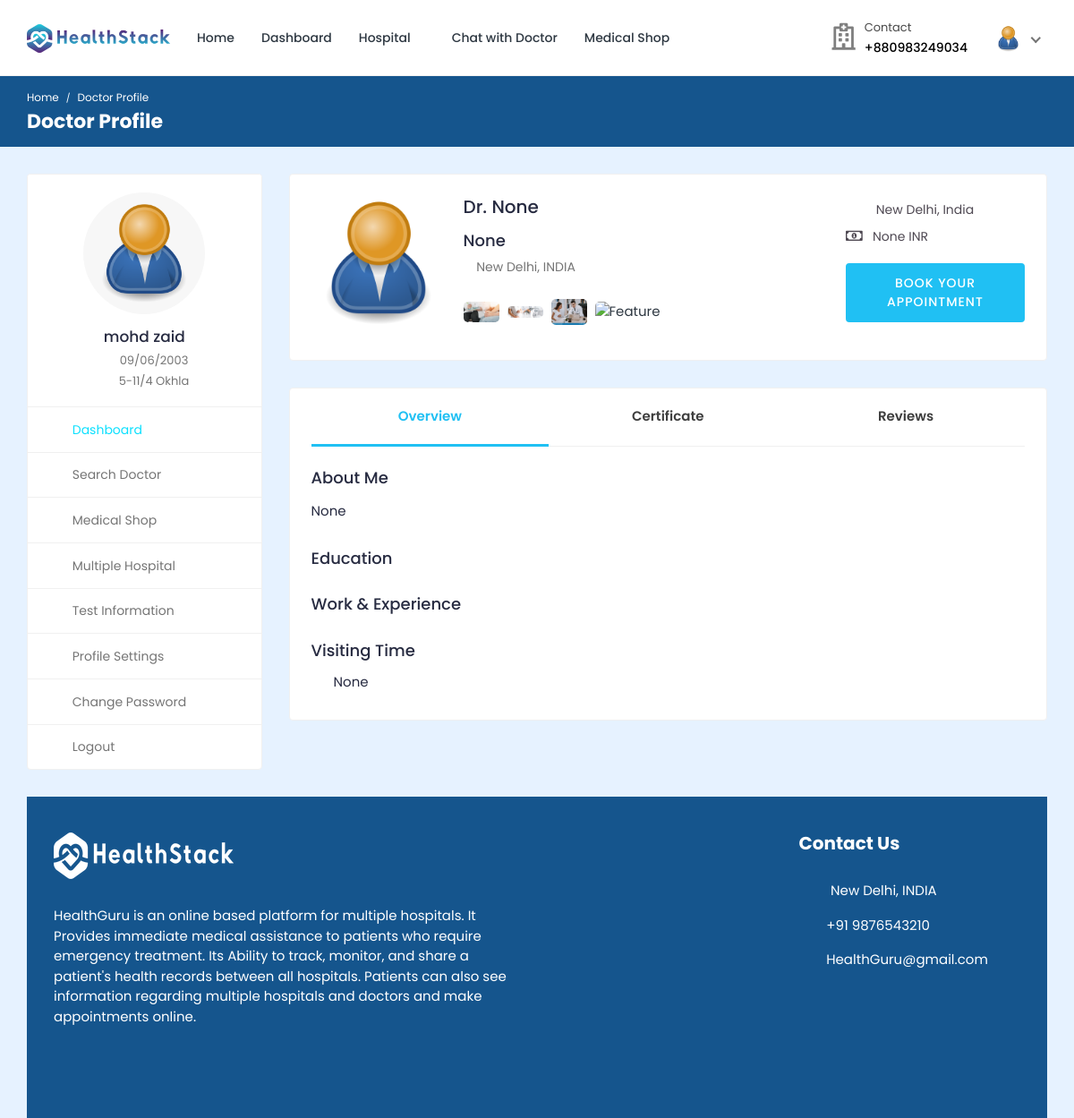
Page /doctor/doctor-profile/1/ (signed in) on the committed database.
### hospitals/models.py (models this page shows, shortened)
class Patient(models.Model):
    patient_id = models.AutoField(primary_key=True)
    user = models.OneToOneField(User, on_delete=models.CASCADE, null=True, blank=True, related_name='patient')
    name = models.CharField(max_length=200, null=True, blank=True)
    username = models.CharField(max_length=200, null=True, blank=True)
    age = models.IntegerField(null=True, blank=True)
    email = models.EmailField(max_length=200, null=True, blank=True)
    phone_number = models.IntegerField(null=True, blank=True)
    address = models.CharField(max_length=200, null=True, blank=True)
    featured_image = models.ImageField(upload_to='patients/', default='patients/user-default.png', null=True, blank=True)
    blood_group = models.CharField(max_length=200, null=True, blank=True)
    history = models.CharField(max_length=200, null=True, blank=True)
    dob = models.CharField(max_length=200, null=True, blank=True)
    nid = models.CharField(max_length=200, null=True, blank=True)
    serial_number = models.CharField(max_length=200, null=True, blank=True)
    login_status = models.CharField(max_length=200, null=True, blank=True, default="offline")

### doctors/models.py (models this page shows, shortened)
class Doctor_Information(models.Model):
    DOCTOR_TYPE = (
        ('Cardiologists', 'Cardiologists'),
        ('Neurologists', 'Neurologists'),
        ('Pediatricians', 'Pediatricians'),
        ('Physiatrists', 'Physiatrists'),
        ('Dermatologists', 'Dermatologists'),
    )
    doctor_id = models.AutoField(primary_key=True)
    user = models.OneToOneField(User, on_delete=models.CASCADE, null=True, blank=True, related_name='profile')
    name = models.CharField(max_length=200, null=True, blank=True)
    username = models.CharField(max_length=200, null=True, blank=True)
    gender = models.CharField(max_length=200, null=True, blank=True)
    description = models.TextField(max_length=1000, null=True, blank=True)
    department = models.CharField(max_length=200, choices=DOCTOR_TYPE, null=True, blank=True)
    department_name = models.ForeignKey(hospital_department, on_delete=models.SET_NULL, null=True, blank=True)
    specialization = models.ForeignKey(specialization, on_delete=models.SET_NULL, null=True, blank=True)
    featured_image = models.ImageField(upload_to='doctors/', default='doctors/user-default.png', null=True, blank=True)
    certificate_image = models.ImageField(upload_to='doctors_certificate/', default='doctors_certificate/default.png', null=True, blank=True)
    email = models.EmailField(max_length=200, null=True, blank=True)
    phone_number = models.CharField(max_length=200, null=True, blank=True)
    nid = models.CharField(max_length=200, null=True, blank=True)
    visiting_hour = models.CharField(max_length=200, null=True, blank=True)
    consultation_fee = models.IntegerField(null=True, blank=True)
    report_fee = models.IntegerField(null=True, blank=True)
    dob = models.CharField(max_length=200, null=True, blank=True)
    institute = models.CharField(max_length=200, null=True, blank=True)
    degree = models.CharField(max_length=200, null=True, blank=True)
    completion_year = models.CharField(max_length=200, null=True, blank=True)
    work_place = models.CharField(max_length=200, null=True, blank=True)
    designation = models.CharField(max_length=200, null=True, blank=True)
    start_year = models.CharField(max_length=200, null=True, blank=True)
    end_year = models.CharField(max_length=200, null=True, blank=True)
    register_status =  models.CharField(max_length=200, null=True, blank=True)
    hospital_name = models.ForeignKey(Hospital_Information, on_delete=models.SET_NULL, null=True, blank=True)

### doctors/views.py (the view)
# urls.py: path('doctor-profile/<int:pk>/', views.doctor_profile, name='doctor-profile'),
@csrf_exempt
@login_required(login_url="doctor-login")
def doctor_profile(request, pk):
    if request.user.is_patient:
        patient = request.user.patient
    else:
        patient = None
    doctor = Doctor_Information.objects.get(doctor_id=pk)
    educations = Education.objects.filter(doctor=doctor).order_by('-year_of_completion')
    experiences = Experience.objects.filter(doctor=doctor).order_by('-from_year','-to_year')
    doctor_review = Doctor_review.objects.filter(doctor=doctor)
    context = {'doctor': doctor, 'patient': patient, 'educations': educations, 'experiences': experiences, 'doctor_review': doctor_review}
    return render(request, 'doctor-profile.html', context)

### templates/doctor-profile.html (shortened to what this page needs)
{% load static %}
<!DOCTYPE html>
<html lang="en">
<head>
		<link rel="stylesheet" href="{% static 'HealthStack-System/css/Normal/bootstrap.min.css' %}">
		<link rel="stylesheet" href="{% static 'HealthStack-System/plugins/Normal/fontawesome/css/fontawesome.min.css' %}">
		<link rel="stylesheet" href="{% static 'HealthStack-System/plugins/Normal/fontawesome/css/all.min.css' %}">
		<link rel="stylesheet" href="{% static 'HealthStack-System/plugins/Normal/fancybox/jquery.fancybox.min.css'%}">
		<link rel="stylesheet" href="{% static 'HealthStack-System/css/Normal/style.css' %}">
	</head>
	<body>
		<div class="main-wrapper">
			<header class="header">
				{% if user.is_authenticated and user.is_patient %}
				{% include 'patient_navbar.html' %}
				{% endif %}
			</header>
			<div class="breadcrumb-bar">
				<div class="container-fluid">
					<div class="row align-items-center">
						<div class="col-md-12 col-12">
							<nav aria-label="breadcrumb" class="page-breadcrumb">
								<ol class="breadcrumb">
									{% if user.is_authenticated and user.is_patient %}
									<li class="breadcrumb-item"><a href="{% url 'patient-dashboard' %}">Home</a></li>
									{% endif %}
									<li class="breadcrumb-item active" aria-current="page">Doctor Profile</li>
								</ol>
							</nav>
							<h2 class="breadcrumb-title">Doctor Profile</h2>
						</div>
					</div>
				</div>
			</div>
			<div class="content">
				<div class="container-fluid">
					<div class="row">
						<div class="col-md-5 col-lg-4 col-xl-3 theiaStickySidebar">
							<div>
								{% if user.is_authenticated and user.is_patient %}
								{% include 'patient-sidebar.html' %}
								{% endif %}
							</div>
						</div>
						<div class="col-md-7 col-lg-8 col-xl-9">
							<div class="card">
								<div class="card-body">
									<div class="doctor-widget">
										<div class="doc-info-left">
											<div class="doctor-img">
												<img src="{{doctor.featured_image.url}}" class="img-fluid" alt="User Image">
											</div>
											<div class="doc-info-cont">
												<h4 class="doc-name">Dr. {{doctor.name}}</h4>
												<h4 class="doc-hospital">{{doctor.hospital_name}}</h4>
												<div class="clinic-details">
													<p class="doc-location"><i class="fas fa-map-marker-alt"></i> New Delhi, INDIA</p>
													<ul class="clinic-gallery">
														<li>
															<a href="{% static 'HealthStack-System/images/Normal/gyno1.jpg'%}" data-fancybox="gallery">
																<img src="{% static 'HealthStack-System/images/Normal/gyno1.jpg'%}" alt="Feature">
															</a>
														</li>
														<li>
															<a href="{% static 'HealthStack-System/images/Normal/gyno2.jpg'%}" data-fancybox="gallery">
																<img  src="{% static 'HealthStack-System/images/Normal/gyno2.jpg'%}" alt="Feature">
															</a>
														</li>
														<li>
															<a href="{% static 'HealthStack-System/images/Normal/gyno3.jpg'%}" data-fancybox="gallery">
																<img src="{% static 'HealthStack-System/images/Normal/gyno3.jpg'%}" alt="Feature">
															</a>
														</li>
														<li>
															<a href="{% static 'HealthStack-System/images/Normal/gyno4.jpg'%}" data-fancybox="gallery">
																<img src="{% static 'HealthStack-System/images/Normal/gyno4.jpg'%}" alt="Feature">
															</a>
														</li>
													</ul>
												</div>
											</div>
										</div>
										<div class="doc-info-right">
											<div class="clini-infos">
												<ul>
													<li><i class="fas fa-map-marker-alt"></i> New Delhi, India</li>
													<li><i class="far fa-money-bill-alt"></i>{{doctor.consultation_fee}} INR</li>
												</ul>
											</div>
											{% if user.is_authenticated and user.is_patient %}
											<div class="clinic-booking">
												<a class="apt-btn" href="{% url 'booking' pk=doctor.doctor_id  %}">Book Your Appointment</a>
											</div>
											{% endif %}
										</div>
									</div>
								</div>
							</div>
							<div class="card">
								<div class="card-body pt-0">
									<nav class="user-tabs mb-4">
										<ul class="nav nav-tabs nav-tabs-bottom nav-justified">
											<li class="nav-item">
												<a class="nav-link active" href="#doc_overview" data-toggle="tab">Overview</a>
											</li>
											<li class="nav-item">
												<a class="nav-link" href="#doc_certificate" data-toggle="tab">Certificate</a>
											</li>
											<li class="nav-item">
												<a class="nav-link" href="#doc_reviews" data-toggle="tab">Reviews</a>
											</li>
										</ul>
									</nav>
									<div class="tab-content pt-0">
										<div role="tabpanel" id="doc_overview" class="tab-pane fade show active">
											<div class="row">
												<div class="col-md-12 col-lg-9">
													<div class="widget about-widget">
														<h4 class="widget-title">About Me</h4>
														<p>{{doctor.description}}</p>
													</div>
													<div class="widget education-widget">
														<h4 class="widget-title">Education</h4>
													</div>
													<div class="widget experience-widget">
														<h4 class="widget-title">Work & Experience</h4>
													</div>
													<div class="service-list">
														<h4>Visiting Time</h4>
														<ul class="clearfix">
															<li>{{doctor.visiting_hour}}</li>
														</ul>
													</div>
												</div>
											</div>
										</div>
									</div>
								</div>
						</div>
					</div>
				</div>
			</div>
			{% include 'footer.html' %}
		</div>
	</body>
</html>

### templates/patient_navbar.html (shortened to what this page needs)
{% load static %}
<nav class="navbar navbar-expand-lg header-nav">
  <div class="navbar-header">
    <a href="{% url 'home_hospitals'%}" class="navbar-brand logo">
      <img
        src="{% static 'HealthStack-System/images/Normal/logo.jpg' %}"
        class="img-fluid"
        alt="Logo"
      />
    </a>
  </div>
  <div class="main-menu-wrapper">
    <ul class="main-nav">
      <li>
        <a href="{% url 'home_hospitals'%}">Home</a>
      </li>
      <li>
        <a href="{% url 'patient-dashboard' %}">Dashboard</a>
      </li>
      <li class="has-submenu">
        <a href="#">Hospital <i class="fas fa-chevron-down"></i></a>
      </li>
      {% if user.is_authenticated and user.is_patient %}
      <li>
        <a href="{% url 'chat-home' pk=user.id %}">Chat with Doctor</a>
      </li>
      {% endif %}
      <li>
        <a href="{% url 'pharmacy_shop' %}">Medical Shop</a>
      </li>
    </ul>
  </div>
  <ul class="nav header-navbar-rht">
    <li class="nav-item contact-item">
      <div class="header-contact-img">
        <i class="far fa-hospital"></i>
      </div>
      <div class="header-contact-detail">
        <p class="contact-header">Contact</p>
        <p class="contact-info-header">+880{{patient.phone_number}}</p>
      </div>
    </li>
    <li class="nav-item dropdown has-arrow logged-item">
      <a href="#" class="dropdown-toggle nav-link" data-toggle="dropdown">
        <span class="user-img">
          <img
            class="rounded-circle"
            src="{{patient.featured_image.url}}"
            width="31"
            alt="Richard Wilson"
          />
        </span>
      </a>
    </li>
  </ul>
</nav>

### templates/patient-sidebar.html
{% load static %}
    <div class="profile-sidebar">
      <div class="widget-profile pro-widget-content">
        <div class="profile-info-widget">
          <a href="#" class="booking-doc-img">
            <img
              src="{{ patient.featured_image.url }}"
              alt="User Image"
            />
          </a>
          <div class="profile-det-info">
            <h3>{{patient.name}}</h3>
            <div class="patient-details">
              <h5>
                <i class="fas fa-birthday-cake"></i> {{ patient.dob }}
              </h5>
              <h5 class="mb-0">
                <i class="fas fa-map-marker-alt"></i>
                {{ patient.address }}
              </h5>
            </div>
          </div>
        </div>
      </div>
      <div class="dashboard-widget">
        <nav class="dashboard-menu sidebar">
          <ul>
            <li class="active">
              <a href="{% url 'patient-dashboard' %}">
                <i class="fas fa-columns"></i>
                <span>Dashboard</span>
              </a>
            </li>
            <li class="nav-item has-submenu">
              <a href="{% url 'search' %}">
                <i class="fas fa-user-md"></i>
                <span>Search Doctor</span>
              </a>
            </li>
            <li class="has-submenu">
              <a href="{% url 'pharmacy_shop' %}" class="nav-link">
                <i class="fas fa-capsules"></i>
                <span>Medical Shop</span>
              </a>
            </li>
            <li>
                <a href="{% url 'multiple-hospital' %}">
                  <i class="fas fa-hospital"></i>
                  <span>Multiple Hospital</span>
                </a>
            </li>
            <li>
              <a href="{% url 'doctor-test-list'%}" target="_blank">
                <i class="fas fa-hourglass-start"></i>
                <span>Test Information</span>
              </a>
            </li>
            <li>
              <a href="{% url 'profile-settings' %}">
                <i class="fas fa-user-cog"></i>
                <span>Profile Settings</span>
              </a>
            </li>
            <li>
              <a href="{% url 'change-password' pk=user.id%}">
                <i class="fas fa-lock"></i>
                <span>Change Password</span>
              </a>
            </li>
            <li>
              <a href="{% url 'logout' %}">
                <i class="fas fa-sign-out-alt"></i>
                <span>Logout</span>
              </a>
            </li>
          </ul>
        </nav>
      </div>
    </div>

### rows in the picture
Patient: phone_number "983249034", featured_image (placeholder picture), name "mohd zaid", dob "09/06/2003", address "5-11/4 Okhla"
Doctor_Information: featured_image (placeholder picture), name "None", hospital_name "None", consultation_fee "None", description "None", visiting_hour "None"
